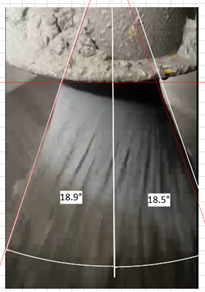
#> input picture images/Picture1.png, 205 x 292 px; its folder holds only this picture in this run
$ jupyter execute --allow-errors solution.ipynb
#> lines starting #> are read from the running program, lines starting #| are printed output that depends on the picture; after the words box and inside, x2 and y2 are one past the last pixel; in counts of white or black regions, pixels touching at a corner belong together
#> further down, img is the input picture: shape (292, 205, 3); mean B, G, R 111.4, 117.2, 121.4
#> `img_gray = cv2.cvtColor(img, cv2.COLOR_BGR2GRAY)`:
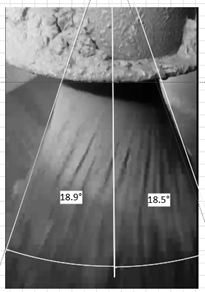
#> img_gray: shape (292, 205); min 0, max 255, mean 117.8
#> `thresh = cv2.threshold(img_gray, 230, 255, cv2.THRESH_BINARY)[1]`:
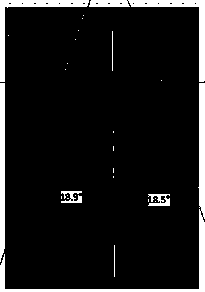
#> thresh: shape (292, 205); 9.1% white; 27 white regions (19 under 20 px), largest, box (x1, y1, x2, y2) and area: (0, 83, 205, 292) 1978, (89, 0, 205, 82) 1231, (0, 0, 89, 82) 982
#> `closing = cv2.morphologyEx(thresh2, cv2.MORPH_CLOSE, kernel)`:
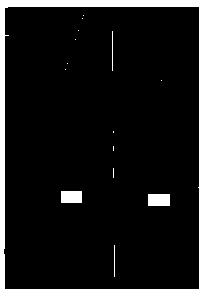
#> closing: shape (292, 205); 9.6% white; 15 white regions (10 under 20 px), largest, box (x1, y1, x2, y2) and area: (0, 0, 205, 292) 5155, (148, 194, 170, 206) 264, (61, 191, 82, 203) 252, (112, 31, 113, 71) 40, (114, 245, 115, 277) 32
#> `opening = cv2.morphologyEx(closing, cv2.MORPH_OPEN, kernel)`:
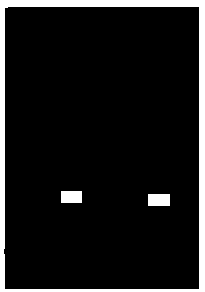
#> opening: shape (292, 205); 9.5% white; 3 white regions
#> `contours, hierarchy = cv2.findContours(opening, cv2.RETR_TREE, cv2.CHA..`: contours = 4 contours; box (x1, y1, x2, y2) and area: (0, 0, 205, 292) 59364, (3, 6, 200, 290) 55184, (148, 194, 170, 206) 231, (61, 191, 82, 203) 220
#> the loop `for cnt in contours:` made 4 passes
#> after the loop `for cnt in contours:`: pieces = 4 items
[cell 1]
try:
    import cv2
    import pytesseract
    import numpy as np
except ImportError:
    print("""
        Make sure you have the following packages installed: opencv-python, pytesseract and numpy.\n
        You can do this by typing the following in your python environment:\n
        pip install opencv-python pytesseract numpy
    """)

import os
import csv
import time
import re
from datetime import date

[cell 2]
#Images directory and csv files result path
images_folder = "images/"
csv_files_path = "csv_results/" # YOU CAN CHANGE IT
csv_name = str(date.today()) + '.csv'

#Creates the csv results folder if not exists
if not os.path.exists(csv_files_path):
    os.makedirs(csv_files_path)

# Check if the new data already exists in the csv file
def data_already_exists(file_path, new_data):
    if not os.path.isfile(file_path):
        return False

    with open(file_path, 'r') as csvfile:
        reader = csv.DictReader(csvfile)
        for row in reader:
            # Checando se todos os valores relevantes já estão no arquivo
            if (row['filename'] == new_data['filename'] and
                float(row['angle1']) == new_data['angle1'] and
                float(row['angle2']) == new_data['angle2'] and
                float(row['total']) == new_data['total']):
                return True
    return False

# Image processing
#> (the rest of this cell did not finish here and is left out)

$ run again, on images/Picture2.png
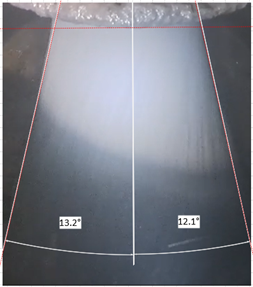
#> input picture images/Picture2.png, 253 x 287 px
#> img is the input picture: shape (287, 253, 3); mean B, G, R 132.6, 123.4, 120.2
#> `thresh = cv2.threshold(img_gray, 230, 255, cv2.THRESH_BINARY)[1]`:
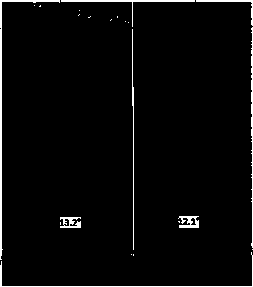
#> thresh: shape (287, 253); 3.2% white; 22 white regions (14 under 20 px), largest, box (x1, y1, x2, y2) and area: (0, 0, 60, 260) 637, (0, 252, 253, 287) 333, (251, 27, 253, 248) 310
#> closing: shape (287, 253); 3.5% white; 8 white regions (5 under 20 px), largest, box (x1, y1, x2, y2) and area: (0, 0, 253, 287) 2078, (178, 216, 199, 228) 244, (60, 217, 81, 228) 231
#> `opening = cv2.morphologyEx(closing, cv2.MORPH_OPEN, kernel)`:
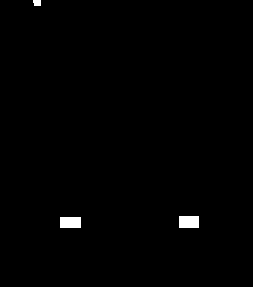
#> opening: shape (287, 253); 0.71% white; 3 white regions
#> contours = 3 contours; box (x1, y1, x2, y2) and area: (179, 216, 199, 228) 209, (60, 217, 81, 228) 200, (33, 0, 41, 6) 32
#> the loop `for cnt in contours:` made 3 passes
#> after the loop `for cnt in contours:`: pieces = 3 items
